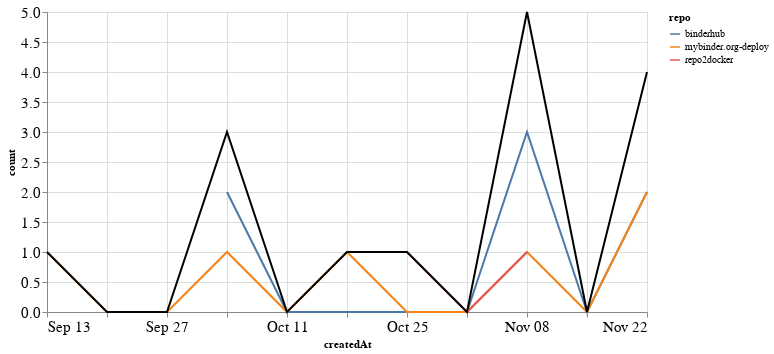

Notebook code cell kept with this figure:
### Markdown cell above
## PRs

### Code cell
prs_time = prs.groupby('repo').resample('W', on='createdAt').count()['author'].reset_index()
prs_time = prs_time.rename(columns={'author': 'count'})
prs_time_total = prs_time.groupby('createdAt').agg({"count": "sum"}).reset_index()

ch1 = alt.Chart(prs_time, width=600).mark_line().encode(
    x='createdAt',
    y='count',
    color='repo',
    tooltip="repo"
)

ch2 = alt.Chart(prs_time_total, width=600).mark_line(color="black").encode(
    x='createdAt',
    y='count',
)

ch1 + ch2

### Figure 1 — Vega-Lite specification as saved in the notebook (floating-point values rounded to 4 significant figures)
{"config": {"axisLeft": {"labelFontSize": 15}, "axisBottom": {"labelFontSize": 15}}, "layer": [{"data": {"name": "data-8d309e65370a30a23e9b59340f0df69b"}, "mark": "line", "encoding": {"color": {"type": "nominal", "field": "repo"}, "tooltip": {"type": "nominal", "field": "repo"}, "x": {"type": "temporal", "field": "createdAt"}, "y": {"type": "quantitative", "field": "count"}}, "width": 600}, {"data": {"name": "data-7686b1f2005e2f5c41ff234b3e25faf4"}, "mark": {"type": "line", "color": "black"}, "encoding": {"x": {"type": "temporal", "field": "createdAt"}, "y": {"type": "quantitative", "field": "count"}}, "width": 600}], "$schema": "https://vega.github.io/schema/vega-lite/v4.8.1.json", "datasets": {"data-8d309e65370a30a23e9b59340f0df69b": [{"repo": "binderhub", "createdAt": "2020-10-04T00:00:00", "count": 2}, {"repo": "binderhub", "createdAt": "2020-10-11T00:00:00", "count": 0}, {"repo": "binderhub", "createdAt": "2020-10-18T00:00:00", "count": 0}, {"repo": "binderhub", "createdAt": "2020-10-25T00:00:00", "count": 0}, {"repo": "binderhub", "createdAt": "2020-11-01T00:00:00", "count": 0}, {"repo": "binderhub", "createdAt": "2020-11-08T00:00:00", "count": 3}, {"repo": "binderhub", "createdAt": "2020-11-15T00:00:00", "count": 0}, {"repo": "binderhub", "createdAt": "2020-11-22T00:00:00", "count": 2}, {"repo": "mybinder.org-deploy", "createdAt": "2020-09-13T00:00:00", "count": 1}, {"repo": "mybinder.org-deploy", "createdAt": "2020-09-20T00:00:00", "count": 0}, {"repo": "mybinder.org-deploy", "createdAt": "2020-09-27T00:00:00", "count": 0}, {"repo": "mybinder.org-deploy", "createdAt": "2020-10-04T00:00:00", "count": 1}, {"repo": "mybinder.org-deploy", "createdAt": "2020-10-11T00:00:00", "count": 0}, {"repo": "mybinder.org-deploy", "createdAt": "2020-10-18T00:00:00", "count": 1}, {"repo": "mybinder.org-deploy", "createdAt": "2020-10-25T00:00:00", "count": 0}, {"repo": "mybinder.org-deploy", "createdAt": "2020-11-01T00:00:00", "count": 0}, {"repo": "mybinder.org-deploy", "createdAt": "2020-11-08T00:00:00", "count": 1}, {"repo": "mybinder.org-deploy", "createdAt": "2020-11-15T00:00:00", "count": 0}, {"repo": "mybinder.org-deploy", "createdAt": "2020-11-22T00:00:00", "count": 2}, {"repo": "repo2docker", "createdAt": "2020-10-25T00:00:00", "count": 1}, {"repo": "repo2docker", "createdAt": "2020-11-01T00:00:00", "count": 0}, {"repo": "repo2docker", "createdAt": "2020-11-08T00:00:00", "count": 1}], "data-7686b1f2005e2f5c41ff234b3e25faf4": [{"createdAt": "2020-09-13T00:00:00", "count": 1}, {"createdAt": "2020-09-20T00:00:00", "count": 0}, {"createdAt": "2020-09-27T00:00:00", "count": 0}, {"createdAt": "2020-10-04T00:00:00", "count": 3}, {"createdAt": "2020-10-11T00:00:00", "count": 0}, {"createdAt": "2020-10-18T00:00:00", "count": 1}, {"createdAt": "2020-10-25T00:00:00", "count": 1}, {"createdAt": "2020-11-01T00:00:00", "count": 0}, {"createdAt": "2020-11-08T00:00:00", "count": 5}, {"createdAt": "2020-11-15T00:00:00", "count": 0}, {"createdAt": "2020-11-22T00:00:00", "count": 4}]}}
